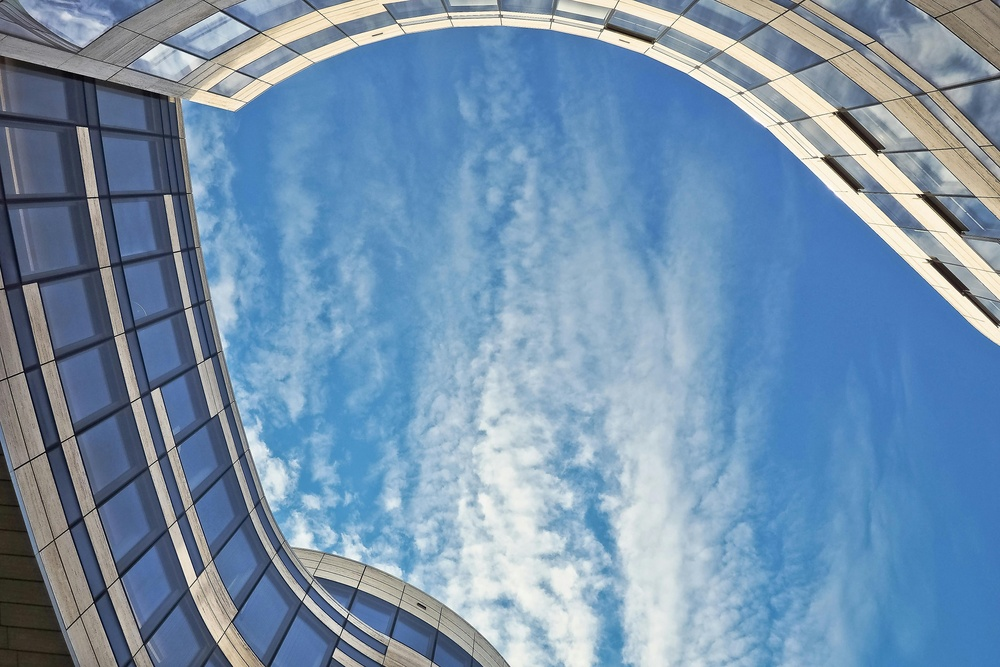
#> input picture xulyhinhanh/hinhanh1.jpg, 1000 x 667 px, shrunk from 4608 x 3072 before the run
$ python -i harris.py   (imports and definitions only)
#> lines starting #> are read from the running program, lines starting #| are printed output that depends on the picture
from scipy.ndimage import filters
from numpy import *
from matplotlib.pyplot import *
def compute_harris_response(im, sigma=5):
    """
    Compute the Harris corner detector response function
    for each pixel in a grayscale image.
    """

    # derivatives
    imx = zeros(im.shape)
    filters.gaussian_filter(im, (sigma, sigma), (0,1), imx)

    imy = zeros(im.shape)
    filters.gaussian_filter(im, (sigma, sigma), (1,0), imy)

    # compute components of the Harris matrix
    Wxx = filters.gaussian_filter(imx*imx, sigma)
    Wxy = filters.gaussian_filter(imx*imy, sigma)
    Wyy = filters.gaussian_filter(imy*imy, sigma)

    # determinant and trace
    Wdet = Wxx * Wyy - Wxy**2
    Wtr  = Wxx + Wyy

    return Wdet / (Wtr + 1e-12)
# chon lua tot nhat
# [97 lines left out: functions get_harris_points, plot_harris_points, get_descriptors, match, not called in this run]

>>> import cv2
>>> picture = cv2.imread('hinhanh1.jpg', cv2.IMREAD_GRAYSCALE)
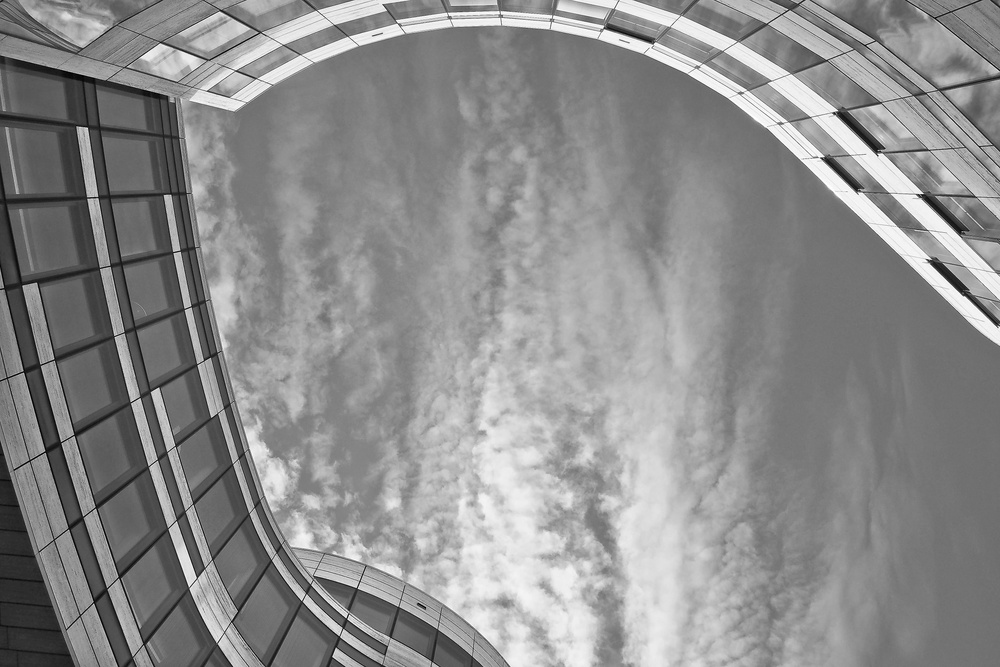
#> picture: shape (667, 1000); min 0, max 255, mean 140.2
>>> result = compute_harris_response(picture)
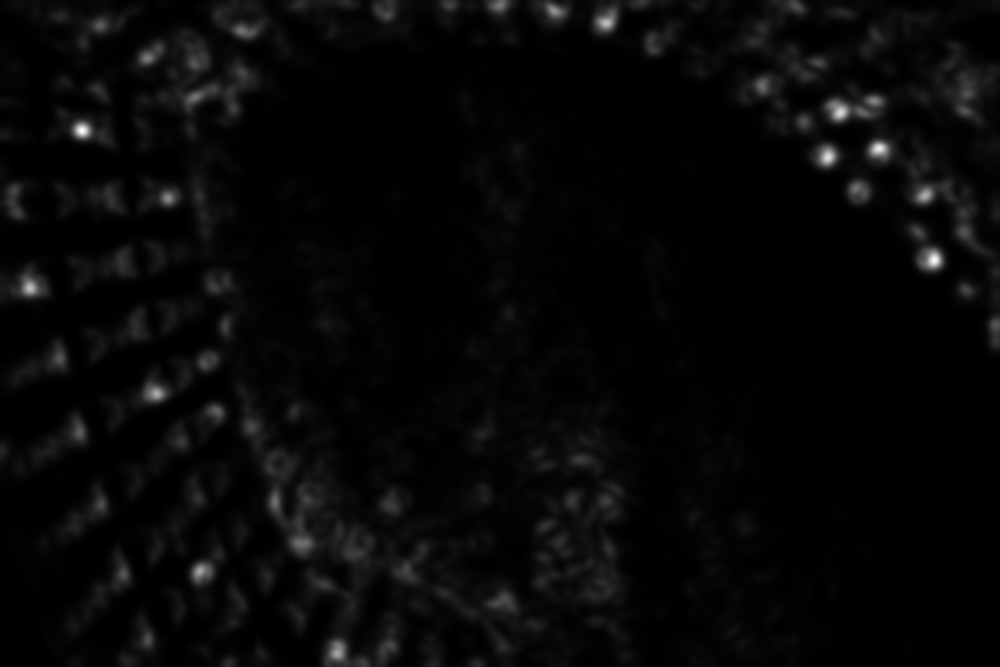
#> result: shape (667, 1000) float64; min 1.95e-05, max 9.39, mean 0.283; drawn with min black and max white
